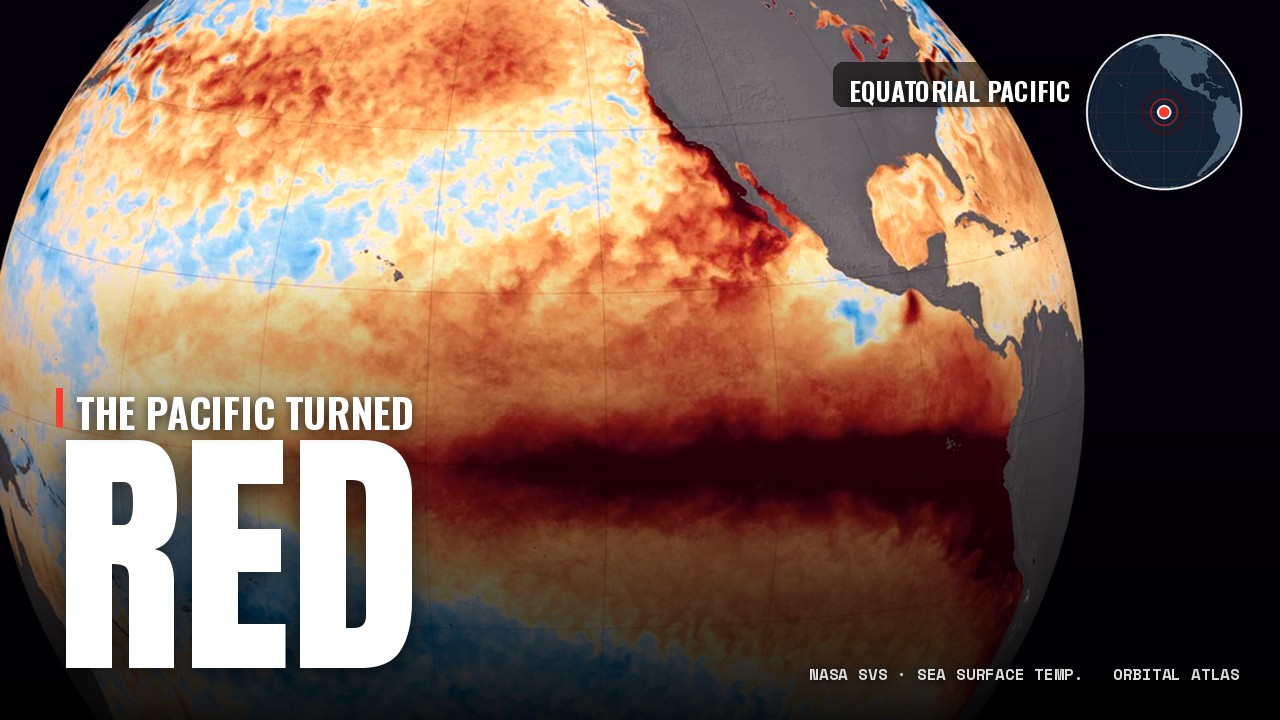
#> input picture covers/oa-cinema-20261123/ep-elnino.jpg, 1280 x 720 px, given in place of topaz_99.jpg, which was not available
$ python generator_snapshot.py
#> lines starting #> are read from the running program, lines starting #| are printed output that depends on the picture
### .claude/skills/yt-package/cinema_cover.py
"""Orbital Atlas "Cinema Poster" cover (owner-approved 2026-11-23, replaces Neon Contour).

cinema_cover(hero, pre, word, loc, credit, latlon=None, coords=None, focus=(.5,.5)) -> 1280x720 RGB

  hero   : PIL RGB image of the real subject, edge to edge (a clean frame from the video / source image,
           no burned-in captions)
  pre    : one short white line above the hook word (e.g. "THIS LAKE LEAKS A GAS THAT")
  word   : ONE huge hook word / short phrase (e.g. "BURNS"), only verified facts and numbers
  loc    : place label shown top-right (e.g. "FAIRBANKS, ALASKA")
  credit : source / honesty label bottom-right (e.g. "NASA ABoVE FOOTAGE", "ILLUSTRATION")
  latlon : (lat, lon) on Earth -> locator mini-globe with a red pin; None for space subjects
  coords : coordinate text under loc (e.g. "64.8°N  147.7°W"); optional

Layout: full-bleed graded frame, dark bottom gradient + vignette, giant white Anton word bottom-left,
red tick + Oswald pre-line above it, locator chip + globe top-right, mono credit + ORBITAL ATLAS bottom-right.
"""
import json, math, os
from PIL import Image, ImageDraw, ImageFont, ImageFilter, ImageEnhance

W, H = 1280, 720
HERE = os.path.dirname(os.path.abspath(__file__))
FONTS = os.path.join(HERE, 'fonts')
ANTON = 'anton-latin-400-normal.woff'
OSW = 'oswald-latin-700-normal.woff'
MONO = 'space-mono-latin-700-normal.woff'
RED = (255, 59, 48)


def font(name, size):
    return ImageFont.truetype(os.path.join(FONTS, name), size)


def fill_frame(im, size=(W, H), focus=(0.5, 0.5)):
    iw, ih = im.size; tw, th = size
    s = max(tw / iw, th / ih)
    im = im.resize((max(tw, round(iw * s)), max(th, round(ih * s))), Image.LANCZOS)
    x = int((im.width - tw) * focus[0]); y = int((im.height - th) * focus[1])
    return im.crop((x, y, x + tw, y + th))


def tsize(d, text, f):
    b = d.textbbox((0, 0), text, font=f); return b[2] - b[0], b[3] - b[1], b


def fit(d, text, name, maxw, maxh, start):
    s = start
    while s > 10:
        f = font(name, s); w, h, _ = tsize(d, text, f)
        if w <= maxw and h <= maxh: return f
        s -= 4
    return font(name, 10)


def draw_text(base, xy, text, f, fill, shadow=None, anchor='la'):
    if shadow:
        lay = Image.new('RGBA', base.size, (0, 0, 0, 0)); dd = ImageDraw.Draw(lay)
        ox, oy, blur, a = shadow
        dd.text((xy[0] + ox, xy[1] + oy), text, font=f, fill=(0, 0, 0, a), anchor=anchor)
        base.alpha_composite(lay.filter(ImageFilter.GaussianBlur(blur)))
    ImageDraw.Draw(base).text(xy, text, font=f, fill=fill, anchor=anchor)


def vignette(im, strength=0.55, bottom=0.92):
    m = Image.new('L', (W, H), 0); d = ImageDraw.Draw(m)
    d.ellipse((-W * 0.25, -H * 0.35, W * 1.25, H * 1.35), fill=255)
    m = m.filter(ImageFilter.GaussianBlur(160))
    dark = Image.new('RGB', (W, H), (0, 0, 0))
    out = Image.composite(im, Image.blend(im, dark, strength), m)
    g = Image.linear_gradient('L').resize((W, H))
    g = g.point(lambda v: int(max(0, (v - 255 * 0.35)) / (255 * 0.65) * 255 * bottom))
    return Image.composite(dark, out, g)


_LAND = None
def _land():
    global _LAND
    if _LAND is None:
#> (the run stopped early here; a loop or call above may not have finished)

$ run again, on covers/oa-cinema-20261123/ep004-jakarta.jpg
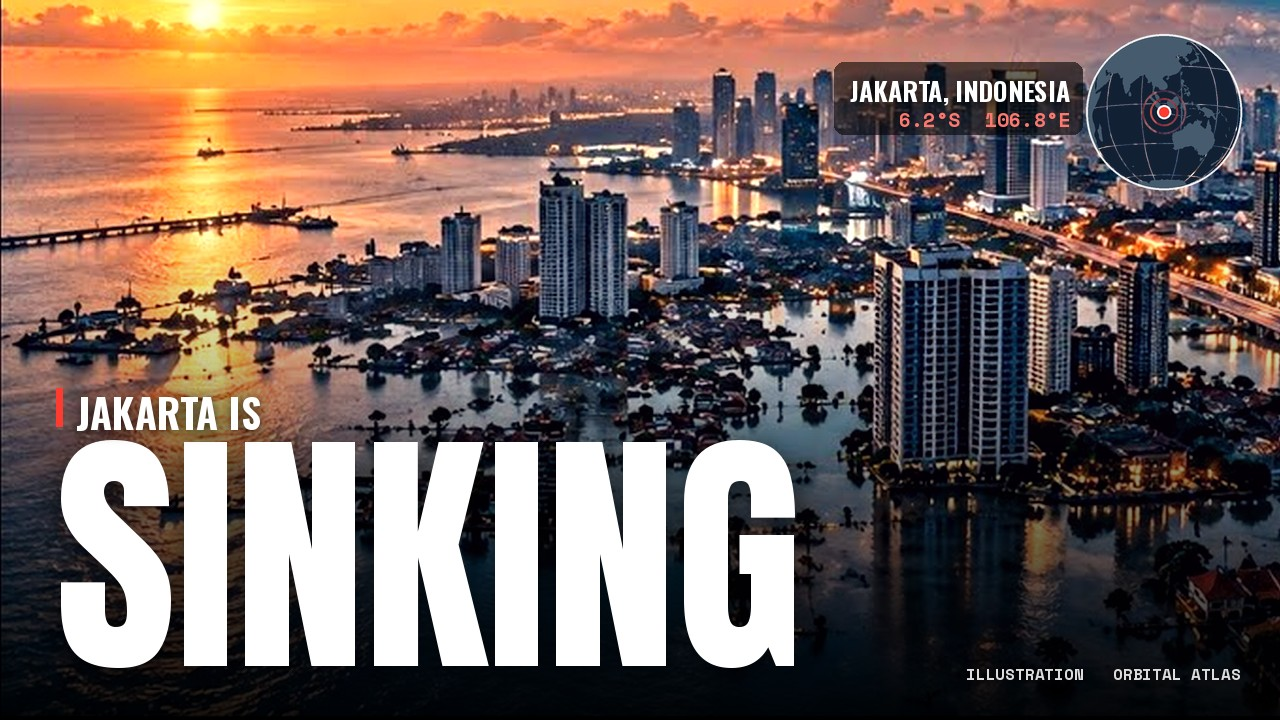
#> input picture covers/oa-cinema-20261123/ep004-jakarta.jpg, 1280 x 720 px, given in place of topaz_99.jpg, which was not available

$ run again, on covers/oa-cinema-20261123/ep005-neom.jpg
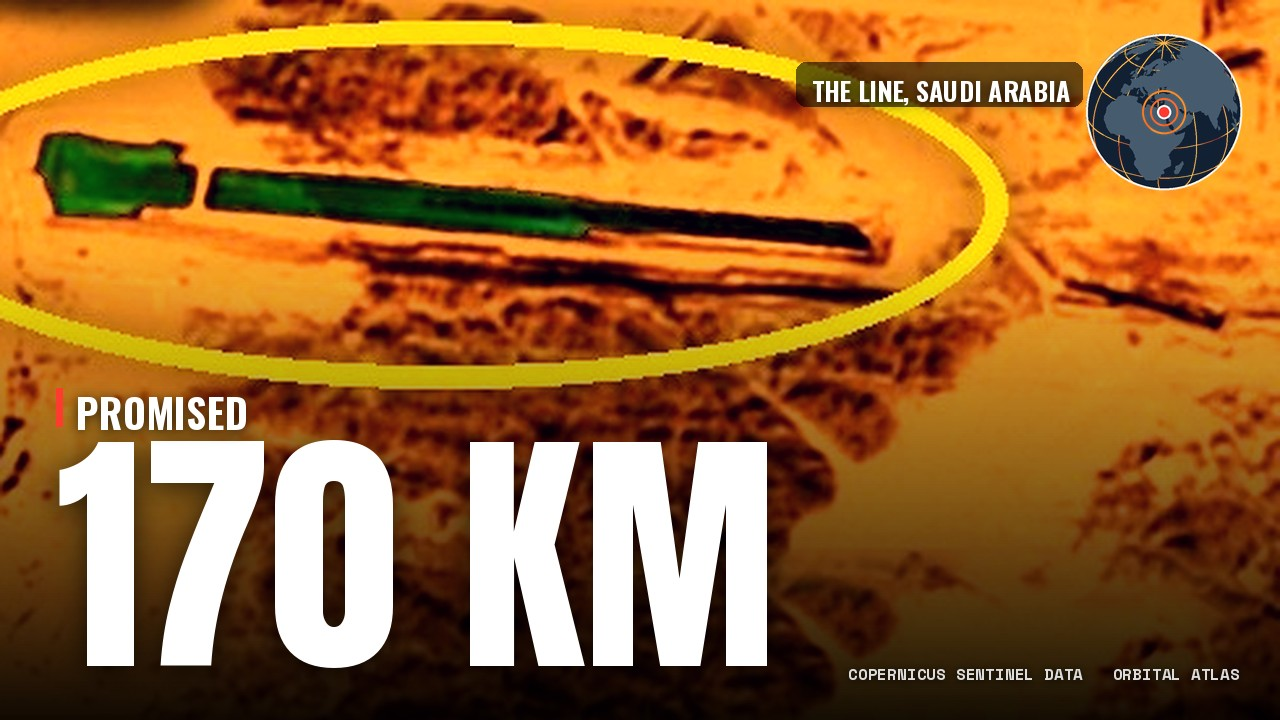
#> input picture covers/oa-cinema-20261123/ep005-neom.jpg, 1280 x 720 px, given in place of topaz_99.jpg, which was not available

$ run again, on covers/oa-cinema-20261123/ep007-mars.jpg
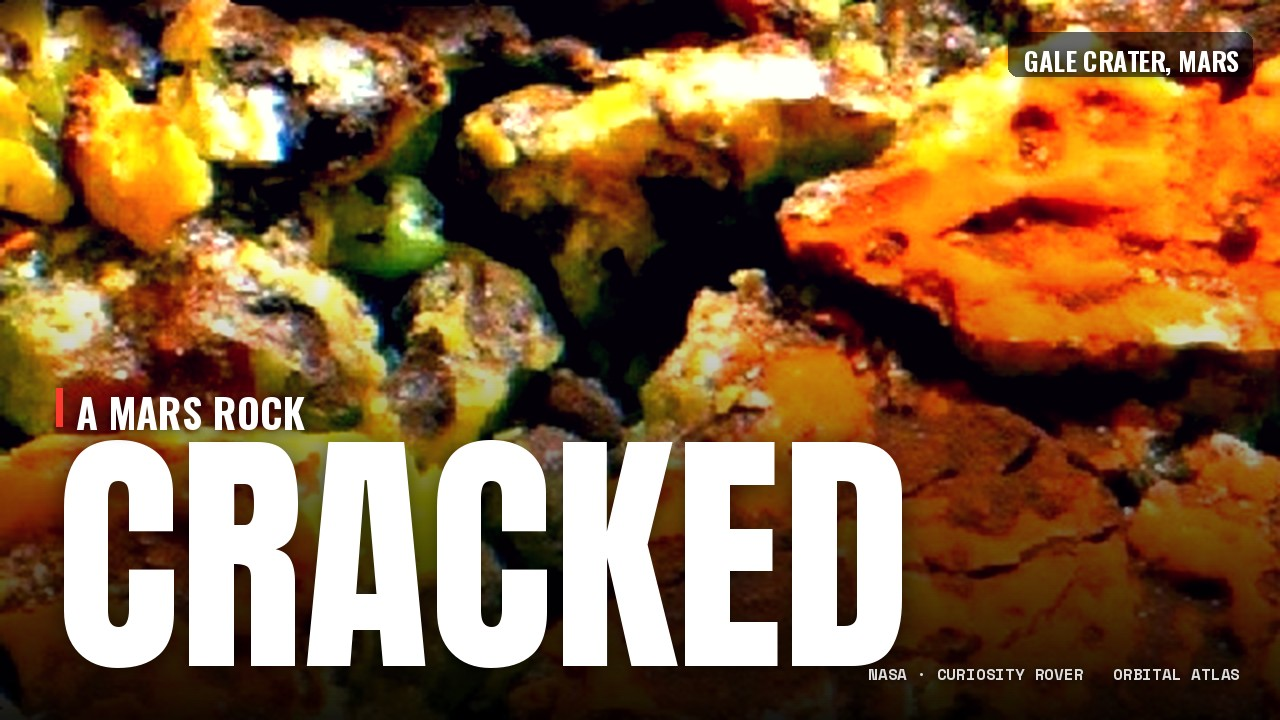
#> input picture covers/oa-cinema-20261123/ep007-mars.jpg, 1280 x 720 px, given in place of topaz_99.jpg, which was not available
